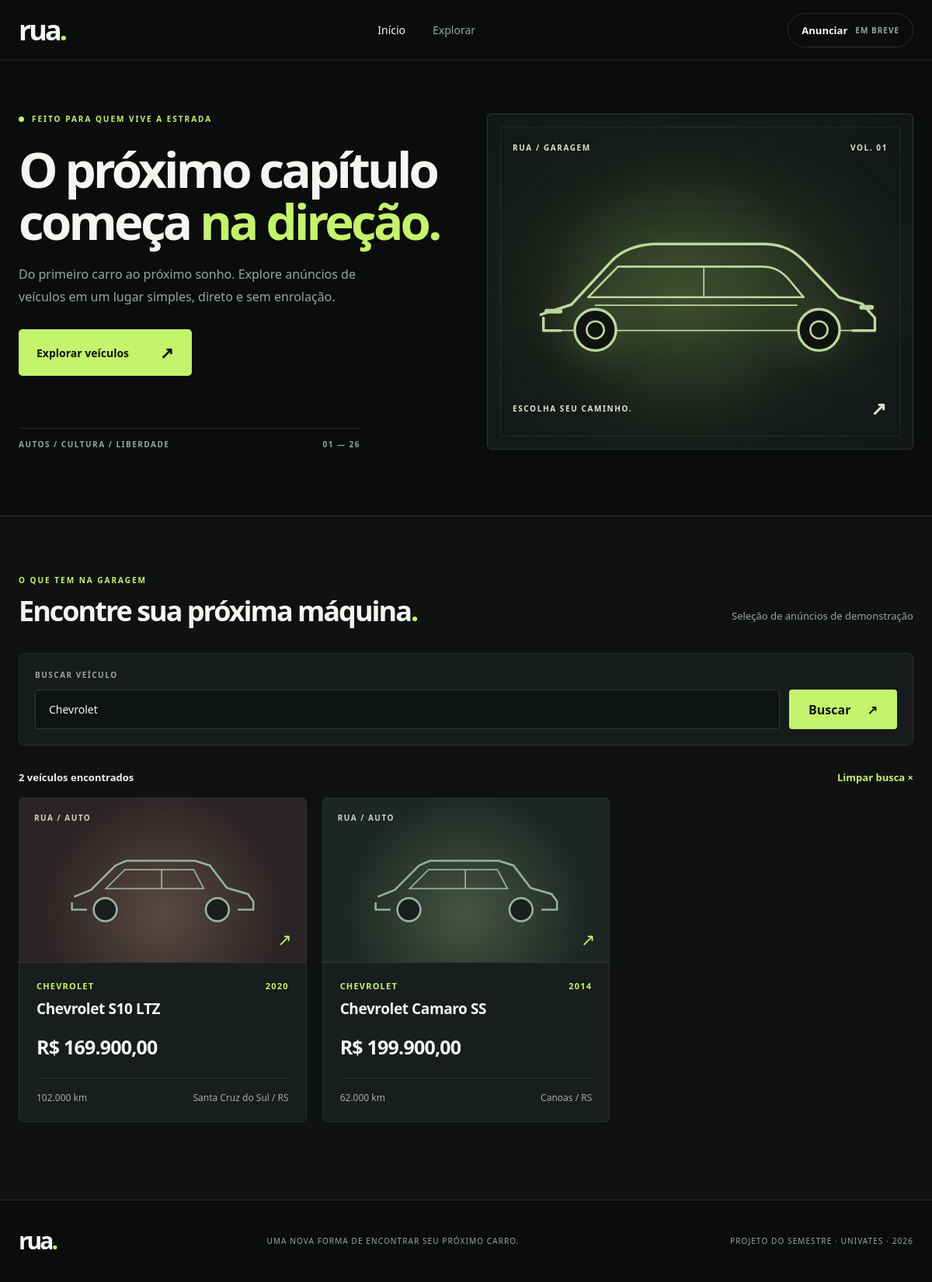
/index.php?busca=Chevrolet, run on the app's committed database.
### tables this page shows
CREATE TABLE veiculos (
  id_veiculo INT AUTO_INCREMENT PRIMARY KEY,
  id_usuario INT NOT NULL,
  marca VARCHAR(60) NOT NULL,
  modelo VARCHAR(90) NOT NULL,
  categoria VARCHAR(30) NOT NULL DEFAULT 'Carros',
  ano INT NOT NULL,
  preco DECIMAL(12,2) NOT NULL,
  quilometragem INT NOT NULL,
  cidade VARCHAR(80) NOT NULL,
  uf CHAR(2) NOT NULL,
  descricao TEXT,
  foto_url VARCHAR(500),
  status VARCHAR(15) NOT NULL DEFAULT 'disponivel',
  FOREIGN KEY (id_usuario) REFERENCES usuarios(id_usuario)
);

### VeiculoDAO.php (called while the page is built, shortened)
<?php
class VeiculoDAO {
    private $conexao;
    public function __construct($conexao) {
        $this->conexao = $conexao;
    }
    public function listar($busca = "") {
        $sql = "SELECT veiculos.*, usuarios.nome AS nome_usuario
                FROM veiculos
                INNER JOIN usuarios ON veiculos.id_usuario = usuarios.id_usuario
                WHERE veiculos.status = 'disponivel'";
        if ($busca != "") {
            $sql .= " AND (veiculos.marca LIKE ? OR veiculos.modelo LIKE ?)";
        }
        $sql .= " ORDER BY veiculos.id_veiculo DESC";
        $comando = $this->conexao->prepare($sql);
        if ($busca != "") {
            $pesquisa = "%" . $busca . "%";
            $comando->execute([$pesquisa, $pesquisa]);
        } else {
            $comando->execute();
        }
        return $comando->fetchAll();
    }
}

### index.php (the view, shortened to what this page needs)
<?php
require_once "conexao.php";
require_once "VeiculoDAO.php";
$veiculoDAO = new VeiculoDAO($conexao);
$busca = isset($_GET["busca"]) && is_string($_GET["busca"]) ? trim($_GET["busca"]) : "";
$busca = substr($busca, 0, 80);
$veiculos = $veiculoDAO->listar($busca);
function texto($valor) {
    return htmlspecialchars((string) $valor, ENT_QUOTES, "UTF-8");
}
function reais($valor) {
    return "R$ " . number_format($valor, 2, ",", ".");
}
?>
<!DOCTYPE html>
<html lang="pt-BR">
<head>
    <link rel="stylesheet" href="style.css">
</head>
<body>
    <header class="site-header">
        <div class="container header-content">
            <a class="logo" href="index.php" aria-label="RUA, início">rua<span>.</span></a>
            <nav aria-label="Menu principal">
                <a class="nav-link active" href="index.php">Início</a>
                <a class="nav-link" href="#anuncios">Explorar</a>
            </nav>
            <span class="header-soon">Anunciar <span>em breve</span></span>
        </div>
    </header>
    <main>
        <section class="hero container">
            <div class="hero-copy">
                <div class="eyebrow"><span class="eyebrow-dot"></span> FEITO PARA QUEM VIVE A ESTRADA</div>
                <h1>O próximo capítulo começa <em>na direção.</em></h1>
                <p>Do primeiro carro ao próximo sonho. Explore anúncios de veículos em um lugar simples, direto e sem enrolação.</p>
                <a href="#anuncios" class="button-primary">Explorar veículos <span aria-hidden="true">↗</span></a>
                <div class="hero-footnote">AUTOS / CULTURA / LIBERDADE <span>01 — 26</span></div>
            </div>
            <div class="hero-visual" aria-hidden="true">
                <div class="hero-visual-top"><span>RUA / GARAGEM</span><span>VOL. 01</span></div>
                <div class="hero-glow"></div>
                <div class="hero-visual-bottom"><span>ESCOLHA SEU CAMINHO.</span><span>↗</span></div>
            </div>
        </section>
        <section class="listings" id="anuncios">
            <div class="container">
                <div class="section-top">
                    <div>
                        <span class="section-kicker">O QUE TEM NA GARAGEM</span>
                        <h2>Encontre sua próxima máquina<span>.</span></h2>
                    </div>
                    <p>Seleção de anúncios de demonstração</p>
                </div>
                <form class="search-bar" method="get" action="index.php">
                    <label for="busca">BUSCAR VEÍCULO</label>
                    <div class="search-input-row">
                        <input id="busca" name="busca" type="search" maxlength="80" placeholder="Marca ou modelo. Ex.: Golf, Civic, Volkswagen..." value="<?php echo texto($busca); ?>">
                        <button type="submit">Buscar <span aria-hidden="true">↗</span></button>
                    </div>
                </form>
                <div class="results-heading">
                    <span><?php echo count($veiculos); ?> veículos encontrados</span>
                    <?php if ($busca !== "") { ?>
                        <a href="index.php#anuncios">Limpar busca ×</a>
                    <?php } else { ?>
                        <span class="results-muted">EXPLORAR / 2026</span>
                    <?php } ?>
                </div>
                <?php if (count($veiculos) === 0) { ?>
                    <div class="empty-state">
                        <h3>Nenhum carro por aqui.</h3>
                        <p>Tente outra marca ou modelo para encontrar anúncios.</p>
                        <a href="index.php#anuncios" class="button-primary">Ver todos os anúncios ↗</a>
                    </div>
                <?php } else { ?>
                    <div class="vehicle-grid">
                        <?php foreach ($veiculos as $veiculo) { ?>
                            <a class="vehicle-card" href="anuncio.php?id=<?php echo (int) $veiculo["id_veiculo"]; ?>">
                                <div class="vehicle-image theme-<?php echo (int) $veiculo["id_veiculo"] % 5; ?>">
                                    <span class="card-image-tag">RUA / AUTO</span>
                                    <span class="card-image-arrow">↗</span>
                                </div>
                                <div class="vehicle-content">
                                    <div class="vehicle-meta"><span><?php echo texto($veiculo["marca"]); ?></span><span><?php echo (int) $veiculo["ano"]; ?></span></div>
                                    <h3><?php echo texto($veiculo["marca"] . " " . $veiculo["modelo"]); ?></h3>
                                    <strong class="vehicle-price"><?php echo reais($veiculo["preco"]); ?></strong>
                                    <div class="vehicle-bottom">
                                        <span><?php echo number_format($veiculo["quilometragem"], 0, ",", "."); ?> km</span>
                                        <span><?php echo texto($veiculo["cidade"] . " / " . $veiculo["uf"]); ?></span>
                                    </div>
                                </div>
                            </a>
                        <?php } ?>
                    </div>
                <?php } ?>
            </div>
        </section>
    </main>
    <footer class="site-footer">
        <div class="container footer-content">
            <a class="logo" href="index.php">rua<span>.</span></a>
            <span>UMA NOVA FORMA DE ENCONTRAR SEU PRÓXIMO CARRO.</span>
            <span>PROJETO DO SEMESTRE · UNIVATES · 2026</span>
        </div>
    </footer>
</body>
</html>

### data on the page
veiculos: marca "CHEVROLET", ano "2020", marca+modelo "Chevrolet S10 LTZ", preco "R$ 169.900,00", quilometragem "102.000", cidade+uf "Santa Cruz do Sul / RS"
veiculos: marca "CHEVROLET", ano "2014", marca+modelo "Chevrolet Camaro SS", preco "R$ 199.900,00", quilometragem "62.000", cidade+uf "Canoas / RS"

### other printed values
count($veiculos) "2"
